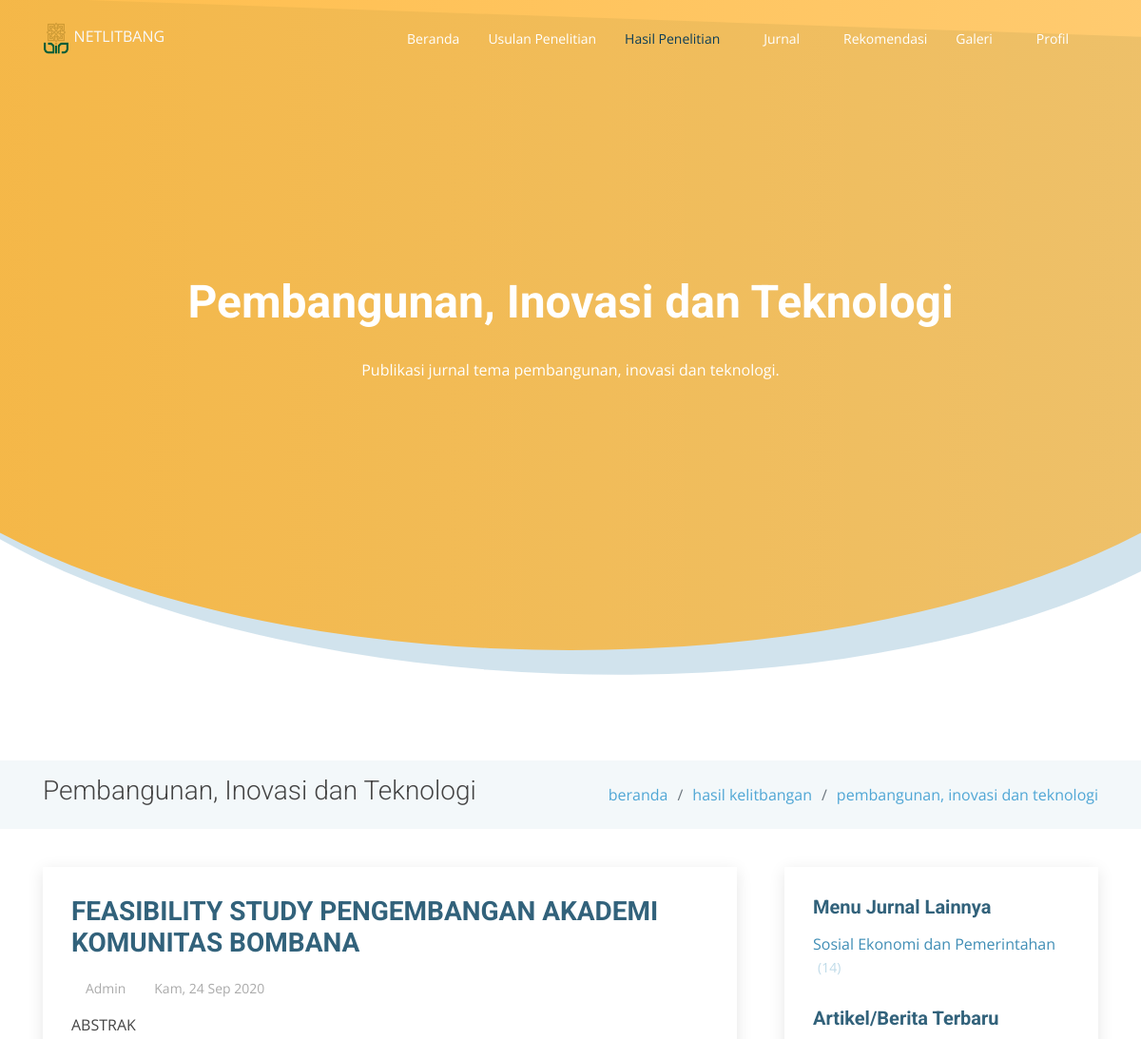
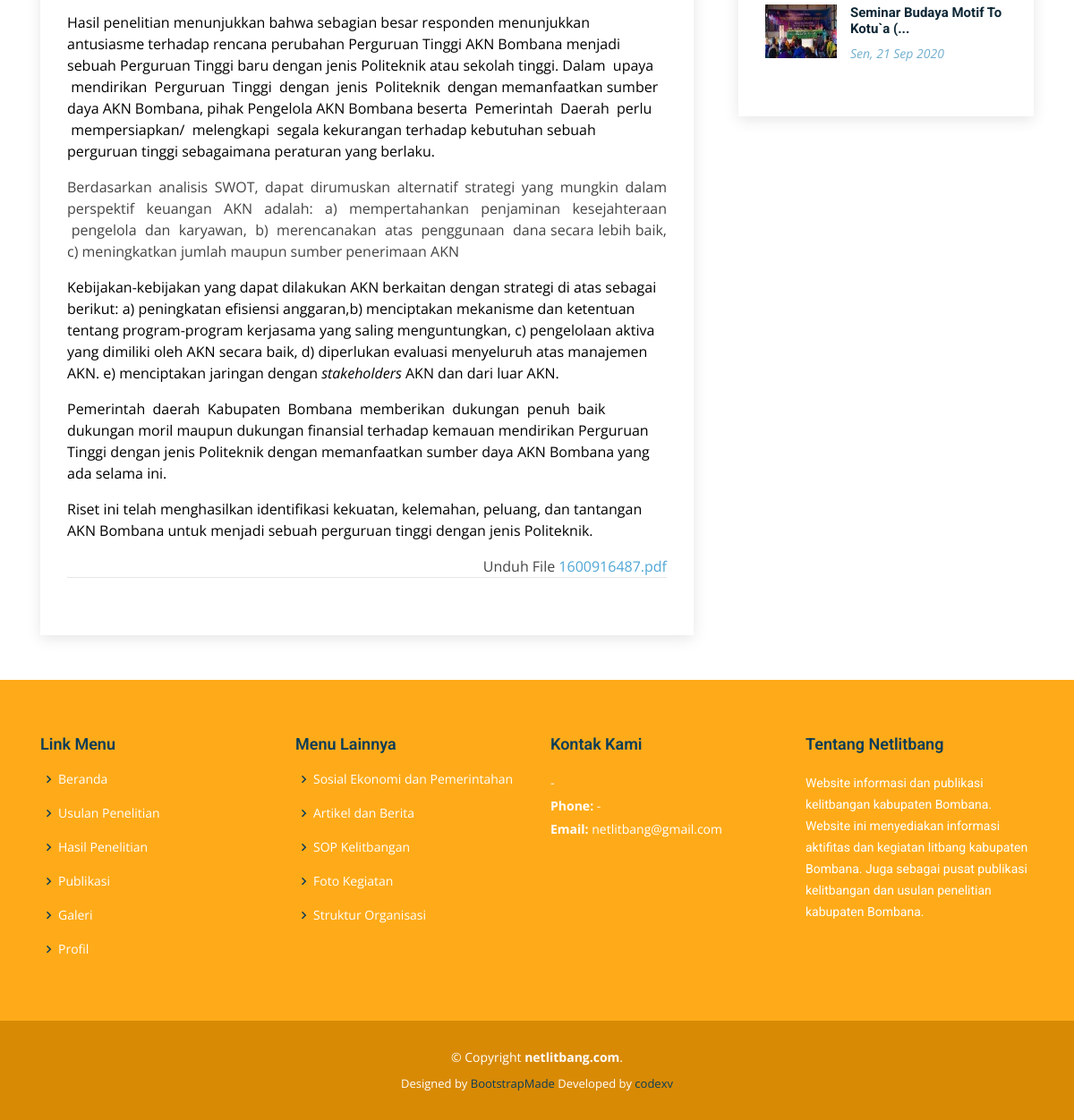
Page /litbang/detail/ekonomi-pembangunan/feasibility-study-pengembangan-akademi-komunitas-bombana-1600916487 on the committed database (2 pictures, top to bottom).
### tables this page shows
CREATE TABLE `articles` (
  `id` int(11) NOT NULL,
  `title` varchar(250) DEFAULT NULL,
  `content` text NOT NULL,
  `file` varchar(55) DEFAULT NULL,
  `start_date` date DEFAULT NULL,
  `end_date` date DEFAULT NULL,
  `type` enum('sop-kelitbangan','rik-bombana','agenda-kegiatan','rekomendasi','artikel-berita','sosial-pemerintahan','ekonomi-pembangunan','inovasi-pelayanan-publik','definisi','regulasi','kontak-kami','struktur-organisasi','gambar','foto-kegiatan','video') NOT NULL,
  `slug` varchar(250) DEFAULT NULL,
  `created_at` timestamp NOT NULL DEFAULT current_timestamp(),
  `created_by` int(11) NOT NULL,
  `updated_at` timestamp NULL DEFAULT NULL,
  `updated_by` int(11) DEFAULT NULL
);

### application/controllers/Litbang.php (called while the page is built, shortened)
<?php
class Litbang extends CI_Controller {
	public function __construct() {
		$this->load->model('Litbang_model');
	}
	public function detail($content, $slug) {
		$data					= $this->__getContentData($content, 'detail', $slug);
		$data['new_articles']	= $this->Litbang_model->getNewArticle();
		$this->load->view('templates/header');
		$this->load->view('templates/head-content', $data);
		$this->load->view('pages/litbang/'.$content.'-detail');
		$this->load->view('templates/footer');
	}
	protected function __getContentData($content, $function = 'index', $slug = NULL) {
		if($function == 'index') {
			if($content == 'sosial-pemerintahan') {
				$data				= $this->__getPagination($content, 'articles');
				$data['head']		= 'Sosial Ekonomi dan Pemerintahan';
				$data['content']	= 'Publikasi jurnal tema sosial ekonomi dan pemerintahan.';
				$data['title']		= 'Sosial Ekonomi dan Pemerintahan';
				$data['link_map']	= [
					[
						'title'	=> 'beranda',
						'slug'	=> base_url()
					],
					[
						'title'	=> 'hasil kelitbangan',
						'slug'	=> NULL
					],
					[
						'title'	=> 'sosial ekonomi dan pemerintahan',
						'slug'	=> NULL
					],
				];
				$data['side_submenu']	= [
					[
						'title'	=> 'Pembangunan, Inovasi dan Teknologi',
						'slug'	=> base_url('litbang/ekonomi-pembangunan'),
						'total'	=> $this->Litbang_model->getTotalData('ekonomi-pembangunan', 'articles')
					],
				];
				return $data;
			}else if($content == 'ekonomi-pembangunan') {
				$data				= $this->__getPagination($content, 'articles');
				$data['head']		= 'Pembangunan, Inovasi dan Teknologi';
				$data['content']	= 'Publikasi jurnal tema pembangunan, inovasi dan teknologi.';
				$data['title']		= 'Pembangunan, Inovasi dan Teknologi';
				$data['link_map']	= [
					[
						'title'	=> 'beranda',
						'slug'	=> base_url()
					],
					[
						'title'	=> 'hasil kelitbangan',
						'slug'	=> NULL
					],
					[
						'title'	=> 'pembangunan, inovasi dan teknologi',
						'slug'	=> NULL
					],
				];
				$data['side_submenu']	= [
					[
						'title'	=> 'Sosial Ekonomi dan Pemerintahan',
						'slug'	=> base_url('litbang/sosial-pemerintahan'),
						'total'	=> $this->Litbang_model->getTotalData('sosial-pemerintahan', 'articles')
					],
				];
				return $data;
			}else if($content == 'inovasi-pelayanan-publik') {
				$data				= $this->__getPagination($content, 'articles');
				$data['head']		= 'Inovasi dan Pelayanan Publik';
				$data['content']	= 'Publikasi jurnal tema inovasi dan pelayanan publik.';
				$data['title']		= 'Inovasi dan Pelayanan Publik';
				$data['link_map']	= [
					[
						'title'	=> 'beranda',
						'slug'	=> base_url()
					],
					[
						'title'	=> 'hasil kelitbangan',
						'slug'	=> NULL
					],
					[
						'title'	=> 'inovasi dan pelayanan publik',
						'slug'	=> NULL
					],
				];
				$data['side_submenu']	= [
					[
						'title'	=> 'Sosial dan Pemerintahan',
						'slug'	=> base_url('litbang/sosial-pemerintahan'),
						'total'	=> $this->Litbang_model->getTotalData('sosial-pemerintahan', 'articles')
					],
					[
						'title'	=> 'Ekonomi dan Pembangunan',
						'slug'	=> base_url('litbang/ekonomi-pembangunan'),
						'total' => $this->Litbang_model->getTotalData('ekonomi-pembangunan', 'articles')
					]
				];
				return $data;
			}
		}else if($function == 'detail') {
			if($content == 'sosial-pemerintahan') {
				$data['results']	= $this->Litbang_model->getDetailData('articles', $slug);
				$data['head']		= 'Sosial Ekonomi dan Pemerintahan';
				$data['content']	= 'Publikasi jurnal tema sosial ekonomi dan pemerintahan.';
				$data['title']		= 'Sosial Ekonomi dan Pemerintahan';
				$data['link_map']	= [
					[
						'title'	=> 'beranda',
						'slug'	=> base_url()
					],
					[
						'title'	=> 'jurnal',
						'slug'	=> NULL
					],
					[
						'title'	=> 'sosial ekonomi dan pemerintahan',
						'slug'	=> base_url('litbang/sosial-pemerintahan')
					],
					[
						'title'	=> 'detail jurnal',
						'slug'	=> NULL
					],
				];
				$data['side_submenu']	= [
					[
						'title'	=> 'Pembangunan, Inovasi dan Teknologi',
						'slug'	=> base_url('litbang/ekonomi-pembangunan'),
						'total'	=> NULL
					],
				];
				return $data;
			}else if($content == 'ekonomi-pembangunan') {
				$data['results']	= $this->Litbang_model->getDetailData('articles', $slug);
				$data['head']		= 'Pembangunan, Inovasi dan Teknologi';
				$data['content']	= 'Publikasi jurnal tema pembangunan, inovasi dan teknologi.';
				$data['title']		= 'Pembangunan, Inovasi dan Teknologi';
				$data['link_map']	= [
					[
						'title'	=> 'beranda',
						'slug'	=> base_url()
					],
					[
						'title'	=> 'hasil kelitbangan',
						'slug'	=> NULL
					],
					[
						'title'	=> 'pembangunan, inovasi dan teknologi',
						'slug'	=> NULL
					],
				];
				$data['side_submenu']	= [
					[
						'title'	=> 'Sosial Ekonomi dan Pemerintahan',
						'slug'	=> base_url('litbang/sosial-pemerintahan'),
						'total'	=> $this->Litbang_model->getTotalData('sosial-pemerintahan', 'articles')
					],
				];
				return $data;
			}else if($content == 'inovasi-pelayanan-publik') {
				$data['results']	= $this->Litbang_model->getDetailData('articles', $slug);
				$data['head']		= 'Inovasi dan Pelayanan Publik';
				$data['content']	= 'Publikasi jurnal tema inovasi dan pelayanan publik.';
				$data['title']		= 'Inovasi dan Pelayanan Publik';
				$data['link_map']	= [
					[
						'title'	=> 'beranda',
						'slug'	=> base_url()
					],
					[
						'title'	=> 'hasil kelitbangan',
						'slug'	=> NULL
					],
					[
						'title'	=> 'inovasi dan pelayanan publik',
						'slug'	=> NULL
					],
				];
				$data['side_submenu']	= [
					[
						'title'	=> 'Sosial dan Pemerintahan',
						'slug'	=> base_url('litbang/sosial-pemerintahan'),
						'total'	=> $this->Litbang_model->getTotalData('sosial-pemerintahan', 'articles')
					],
					[
						'title'	=> 'Ekonomi dan Pembangunan',
						'slug'	=> base_url('litbang/ekonomi-pembangunan'),
						'total' => $this->Litbang_model->getTotalData('ekonomi-pembangunan', 'articles')
					]
				];
				return $data;
			}
		}
	}
}

### index.php (called while the page is built, shortened)
<?php
require_once BASEPATH.'core/CodeIgniter.php';

### application/models/Litbang_model.php (called while the page is built, shortened)
<?php
class Litbang_model extends CI_Model{
    public function getNewArticle(){
                      $this->db->limit(3);
                      $this->db->order_by('created_at', 'DESC');
        $results    = $this->db->get_where('articles', ['type' => 'artikel-berita'])->result_array();
        return $results;
    }
    public function getDetailData($table, $slug) {
        $results    = $this->db->get_where($table, ['slug' => $slug])->result_array();
        return $results;
    }
}

### application/helpers/rmy_helper.php (called while the page is built, shortened)
<?php defined('BASEPATH') OR exit('No direct script access allowed');
if (! function_exists('_limitText($string, $limit = 100)'))
{
	function _limitText($string, $limit = 100) {
        $string = strip_tags($string);
        if (strlen($string) > $limit) {
            $stringCut = substr($string, 0, $limit);
            $endPoint = strrpos($stringCut, ' ');
            $string = $endPoint? substr($stringCut, 0, $endPoint) : substr($stringCut, 0);
            $string .= '...';
        }
        return $string;
    }
}
if (! function_exists('_dateShortID($date)'))
{
	function _dateShortID($date){
        $bulan = array(
            'Jan',
            'Feb',
            'Mar',
            'Apr',
            'Mei',
            'Jun',
            'Jul',
            'Agu',
            'Sep',
            'Okt',
            'Nov',
            'Des'
        );
        $hari = array(
            'Monday' => 'Sen',
            'Tuesday' => 'Sel',
            'Wednesday' => 'Rab',
            'Thursday' => 'Kam',
            'Friday' => 'Jum',
            'Saturday' => 'Sab',
            'Sunday' => 'Min'
        );
        $split = explode(' ', $date);
        $split = explode('-', $split[0]);
        $indexHari = date('l', strtotime($date));
        return $hari[$indexHari].', '.$split[2].' '.$bulan[$split[1]-1].' '.$split[0];
    }
}

### application/views/pages/litbang/ekonomi-pembangunan-detail.php (the view, shortened to what this page needs)
<main id="main">
    <section class="breadcrumbs">
        <div class="container">
            <div class="d-flex justify-content-between align-items-center">
            <h2><?=$title?></h2>
            <ol>
                <?php
                    foreach($link_map as $link) {
                ?>
                <li><a href="<?=$link['slug']?>"><?=$link['title']?></a></li>
                <?php
                    }
                ?>
            </ol>
            </div>
        </div>
    </section>
    <section class="blog" data-aos="fade-up" data-aos-easing="ease-in-out" data-aos-duration="500">
        <div class="container">
            <div class="row">
                <div class="col-lg-8 entries">
                    <article class="entry entry-single">
                        <h2 class="entry-title">
                            <a href="#"><?=$results[0]['title']?></a>
                        </h2>
                        <div class="entry-meta">
                            <ul>
                            <li class="d-flex align-items-center"><i class="icofont-user"></i> <a href="#">Admin</a></li>
                            <li class="d-flex align-items-center"><i class="icofont-wall-clock"></i> <a href="#"><time datetime="<?=date('Y-m-d')?>"><?=_dateShortID($results[0]['created_at'])?></time></a></li>
                            </ul>
                        </div>
                        <div class="entry-content">
                            <p><?=$results[0]['content']?></p>
                        </div>
                        <div class="read-more text-right">
                            Unduh File <a href="<?=base_url('uploads/files/').$results[0]['file']?>" download=""><?=$results[0]['file']?></a>
                        </div>
                        <div class="entry-footer clearfix">
                            <div class="float-right share">
                                <a href="#" title="Share on Twitter"><i class="icofont-twitter"></i></a>
                                <a href="#" title="Share on Facebook"><i class="icofont-facebook"></i></a>
                                <a href="#" title="Share on Instagram"><i class="icofont-instagram"></i></a>
                            </div>
                        </div>
                    </article>
                </div>
                <div class="col-lg-4">
                    <div class="sidebar">
                    <h3 class="sidebar-title">Menu Jurnal Lainnya</h3>
                    <div class="sidebar-item categories">
                        <ul>
                            <?php
                                foreach($side_submenu as $submenu) {
                            ?>
                            <li><a href="<?=$submenu['slug']?>"><?=$submenu['title']?> <?=!empty($submenu['total']) ? '<span>('.$submenu['total'].')</span>' : '' ?></a></li>
                            <?php
                                }
                            ?>
                        </ul>
                    </div>
                    <h3 class="sidebar-title">Artikel/Berita Terbaru</h3>
                    <div class="sidebar-item recent-posts">
                        <?php
                            if(!empty($new_articles)) {
                                foreach($new_articles as $value) {
                        ?>
                        <div class="post-item clearfix">
                            <img src="<?=base_url('uploads/images/thumbs/').$value['file']?>" alt="gambar">
                            <h4><a href="<?=base_url('journal/detail/artikel-berita/').$value['slug']?>"><?=_limitText($value['title'],35)?></a></h4>
                            <time datetime="<?=date('Y-m-d')?>"><?=_dateShortID($value['created_at'])?></time>
                        </div>
                        <?php
                                }
                            }else {
                        ?>
                        <h3>Tidak ada berita.</h3>
                        <?php
                            }
                        ?>
                    </div>
                    </div>
                </div>
            </div>
        </div>
    </section>
</main>

### front/assets/css/style.css (style rules this page uses)
body { font-family: "Open Sans", sans-serif; color: #444; }
a { color: #4fa6d5; }
h1, h2, h3, h4, h5, h6, .font-primary { font-family: "Roboto", sans-serif; }
#main { margin-top: 80px; }
section { padding: 60px 0; }
.breadcrumbs { padding: 15px 0; background-color: #f3f8fa; min-height: 40px; }
.breadcrumbs h2 { font-size: 28px; font-weight: 300; }
.breadcrumbs ol { display: flex; flex-wrap: wrap; list-style: none; padding: 0; margin: 0; }
.breadcrumbs ol li + li { padding-left: 10px; }
.breadcrumbs ol li + li::before { display: inline-block; padding-right: 10px; color: #6c757d; content: "/"; }
.blog { padding: 40px 0 20px 0; }
.blog .entry { padding: 30px; margin-bottom: 60px; box-shadow: 0 4px 16px rgba(0, 0, 0, 0.1); }
.blog .entry .entry-title { font-size: 28px; font-weight: bold; padding: 0; margin: 0 0 20px 0; }
.blog .entry .entry-title a { color: #32627b; transition: 0.3s; }
.blog .entry .entry-meta { margin-bottom: 15px; color: #dddddd; }
.blog .entry .entry-meta ul { display: flex; flex-wrap: wrap; list-style: none; padding: 0; margin: 0; }
.blog .entry .entry-meta ul li + li { padding-left: 15px; }
.blog .entry .entry-meta i { font-size: 14px; padding-right: 4px; }
.blog .entry .entry-meta a { color: #aaaaaa; font-size: 14px; display: inline-block; }
.blog .entry .entry-content p { line-height: 24px; }
.blog .entry .entry-footer { padding-top: 10px; border-top: 1px solid #e6e6e6; }
.blog .entry .entry-footer i { color: #4c99c1; display: inline; }
.blog .entry .entry-footer a { color: #90c0d8; transition: 0.3s; }
.blog .entry .entry-footer .share { font-size: 16px; }
.blog .entry .entry-footer .share i { padding-left: 5px; }
.blog .entry-single { margin-bottom: 30px; }
.blog .sidebar { padding: 30px; margin: 0 0 60px 20px; box-shadow: 0 4px 16px rgba(0, 0, 0, 0.1); }
.blog .sidebar .sidebar-title { font-size: 20px; font-weight: 700; padding: 0 0 0 0; margin: 0 0 15px 0; color: #32627b; position: relative; }
.blog .sidebar .sidebar-item { margin-bottom: 30px; }
.blog .sidebar .categories ul { list-style: none; padding: 0; }
.blog .sidebar .categories ul a { color: #3f8db5; }
.blog .sidebar .categories ul a span { padding-left: 5px; color: #bedae8; font-size: 14px; }
.blog .sidebar .recent-posts img { width: 80px; float: left; }
.blog .sidebar .recent-posts h4 { font-size: 15px; margin-left: 95px; font-weight: bold; }
.blog .sidebar .recent-posts h4 a { color: #0d2735; transition: 0.3s; }
.blog .sidebar .recent-posts time { display: block; margin-left: 95px; font-style: italic; font-size: 14px; color: #72afce; }

### rows in the picture
articles: title "FEASIBILITY STUDY PENGEMBANGAN AKADEMI KOMUNITAS BOMBANA", created_at "Kam, 24 Sep 2020", content "ABSTRAK Hasil penelitian menunjukkan bahwa sebagian besar responden menunjukkan antusiasme terhadap rencana perubahan Perguruan Tinggi AKN Bombana menjadi sebuah Perguruan Tinggi baru dengan jenis Politeknik atau sekolah tinggi. Dalam upaya mendirikan Perguruan Tinggi dengan jenis Politeknik dengan memanfaatkan sumber daya AKN Bombana, pihak Pengelola AKN Bombana beserta Pemerintah Daerah perlu mempersiapkan/ melengkapi segala kekurangan terhadap kebutuhan sebuah perguruan tinggi sebagaimana peraturan yang berlaku. Berdasarkan analisis SWOT, dapat dirumuskan alternatif strategi yang mungkin dalam perspektif keuangan AKN adalah: a) mempertahankan penjaminan kesejahteraan pengelola dan…", file "1600916487.pdf"
articles: file (picture), title "Seminar Budaya Motif To Kotu`a (...", created_at "Sen, 21 Sep 2020"

### other values in the picture
$head "Pembangunan, Inovasi dan Teknologi"
$content "Publikasi jurnal tema pembangunan, inovasi dan teknologi."
$title "Pembangunan, Inovasi dan Teknologi"
$link['title'] "beranda"
$link['title'] "hasil kelitbangan"
$link['title'] "pembangunan, inovasi dan teknologi"
$submenu['title'] "Sosial Ekonomi dan Pemerintahan"
$submenu['total'] "14"
